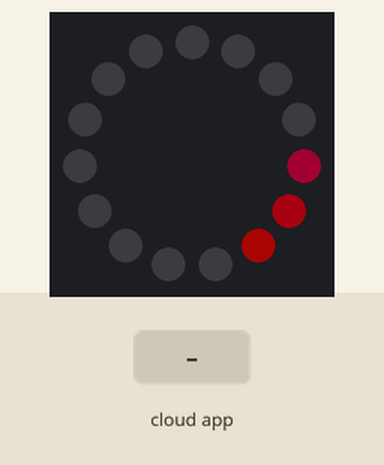
Simulated run of this sketch. Board: ESP32. Shown: 15 RGB LEDs in a ring, first at the top, clockwise. The test bench sets the inputs (shaded band). Dim RGB values are drawn brighter than linear; the RemoteXY app is connected.

Above: at 1.2 s.
1.3 s: the phone or cloud app sets animationSelect2 to 2
At 1.7 s:
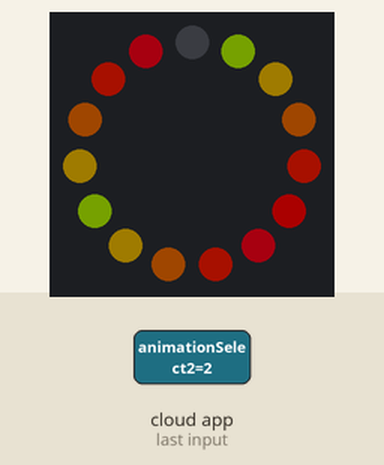
3.9 s: the phone or cloud app sets speedSlider to 0
At 3.95 s:
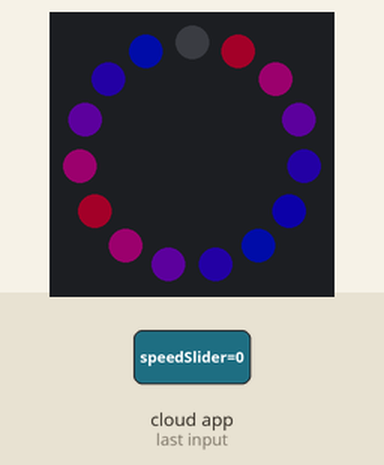
6.0 s: the phone or cloud app sets animationSelect1 to 1
At 7.5 s:
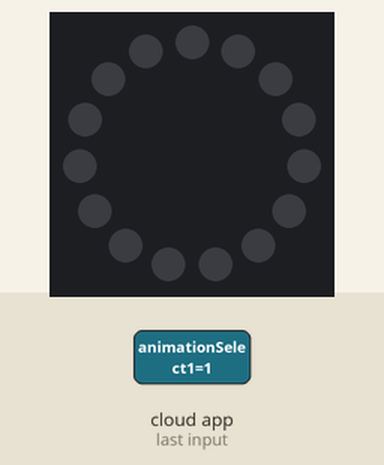
7.9 s: the phone or cloud app sets cycleTimeSlider to 0
At 8.1 s:
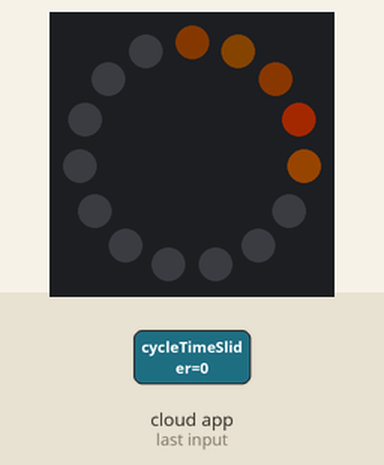
10.9 s: the phone or cloud app sets animationSelect2 to 0
At 10.96 s:
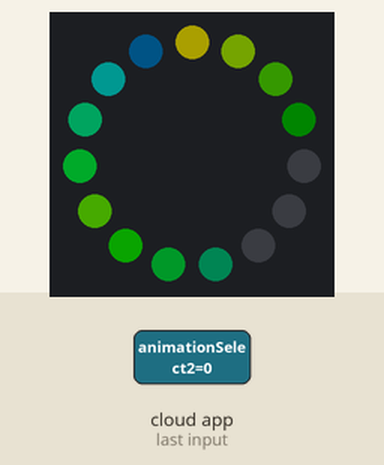
12.7 s: the phone or cloud app sets cycleSwitch to 0
At 13.07 s:
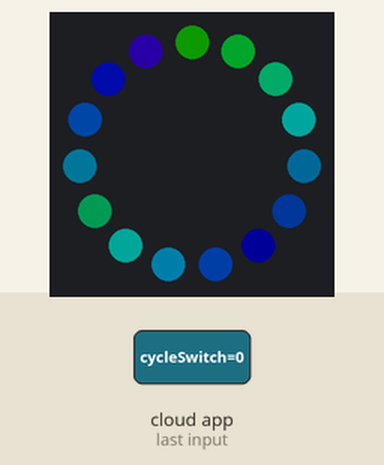

The sketch:

spokes.ino
```cpp
// DOIT ESP32 DevKit v1
// Note that this sketch is too big to fit in normally program storage space. DOIT ESP32 DevKit v1
// only has 128 KiB of space, but you can change the partition size to get it to fit. To do that,
// you need to change the board type to ESP32 Dev Module. You'll also need to change some upload
// parameters:
// Upload speed: 921600
// Flash frequency: 80 MHz
// Partition scheme: Huge APP
// CPU: 80 MHz? It got hot at 240

#define REMOTEXY_MODE__ESP32CORE_BLE
#include <BLEDevice.h>
#include <FastLED.h>
#include <RemoteXY.h>

#include "animations.hpp"

// RemoteXY connection settings
#define REMOTEXY_BLUETOOTH_NAME "spokes"

#pragma pack(push, 1)
uint8_t RemoteXY_CONF[] =   // 505 bytes
  { 255,10,0,0,0,242,1,16,24,1,129,0,10,3,14,3,17,79,117,116,
  101,114,32,104,117,101,0,129,0,10,7,17,3,17,79,117,116,101,114,32,
  114,105,112,112,108,101,0,129,0,10,11,7,3,17,79,114,98,105,116,0,
  129,0,10,15,16,3,17,84,114,105,97,100,32,111,114,98,105,116,115,0,
  129,0,10,19,19,3,17,66,108,117,114,114,101,100,32,115,112,105,114,97,
  108,0,129,0,10,23,27,3,17,66,108,117,114,114,101,100,32,115,112,105,
  114,97,108,32,104,117,101,115,0,129,0,10,27,30,3,17,70,97,100,105,
  110,103,32,114,105,110,103,115,0,129,0,10,31,19,3,17,67,111,109,101,
  116,115,32,115,104,111,114,116,0,129,0,10,35,18,3,17,67,111,109,101,
  116,115,32,108,111,110,103,0,3,10,3,2,4,40,2,26,3,5,3,42,
  4,20,2,26,129,0,10,43,27,3,17,79,117,116,119,97,114,100,32,114,
  105,112,112,108,101,32,104,117,101,0,129,0,10,47,18,3,17,83,105,110,
  103,108,101,32,115,112,105,114,97,108,0,129,0,10,55,18,3,17,79,117,
  116,119,97,114,100,32,104,117,101,0,129,0,10,59,16,3,17,73,110,119,
  97,114,100,32,104,117,101,0,2,1,42,2,18,7,2,26,31,31,67,121,
  99,108,101,0,83,105,110,103,108,101,0,129,0,3,72,21,4,17,66,114,
  105,103,104,116,110,101,115,115,0,129,0,4,77,20,4,17,67,121,99,108,
  101,32,116,105,109,101,0,4,128,26,71,32,5,2,26,4,128,26,76,32,
  5,2,26,129,0,12,82,12,4,17,83,112,101,101,100,0,4,128,26,81,
  32,5,2,26,6,0,41,29,20,20,2,26,129,0,10,51,11,3,17,83,
  112,105,114,97,108,0,129,0,10,39,21,3,17,79,117,116,119,97,114,100,
  32,114,105,112,112,108,101,0,3,4,40,11,4,16,2,26,129,0,46,12,
  13,3,17,65,110,105,109,97,116,105,111,110,115,0,129,0,46,16,11,3,
  17,65,108,108,32,115,111,108,105,100,0,129,0,46,20,13,3,17,82,105,
  109,32,115,111,108,105,100,0,129,0,46,24,13,3,17,66,108,117,101,116,
  111,111,116,104,0 };

// this structure defines all the variables and events of your control interface
struct {

  // input variables
  uint8_t animationSelect1; // =0 if select position A, =1 if position B, =2 if position C, ...
  uint8_t animationSelect2; // =0 if select position A, =1 if position B, =2 if position C, ...
  uint8_t cycleSwitch; // =1 if switch ON and =0 if OFF
  int8_t brightnessSlider; // =0..100 slider position
  int8_t cycleTimeSlider; // =0..100 slider position
  int8_t speedSlider; // =0..100 slider position
  uint8_t rgb_r; // =0..255 Red color value
  uint8_t rgb_g; // =0..255 Green color value
  uint8_t rgb_b; // =0..255 Blue color value
  uint8_t solidSelect; // =0 if select position A, =1 if position B, =2 if position C, ...

  // other variable
  uint8_t connect_flag;  // =1 if wire connected, else =0

} RemoteXY;
#pragma pack(pop)

const int LED_PIN = 4;

CRGB leds[LED_COUNT];

int (* const animations[])() = {
  outerHue,
  outerRipple,
  // pendulum,  // The pendulum animation is boring
  orbit,
  triadOrbits,
  blurredSpiral,
  blurredSpiralHues,
  fadingRainbowRings,
  cometsShort,
  comets,
  outwardRipple,
  outwardRippleHue,
  singleSpiral,
  spiral,
  fastOutwardHue,
  fastInwardHue
};

void setup() {
  pinMode(LED_PIN, OUTPUT);
  FastLED.addLeds<WS2812B, LED_PIN, GRB>(leds, LED_COUNT).setCorrection(TypicalLEDStrip);
  FastLED.setBrightness(15);  // TODO: Change this back to 64
  FastLED.clear();
  FastLED.setMaxPowerInVoltsAndMilliamps(5, 300);

  // Some animations look bad when first called but then settle down, so just
  // call each animation a few times to let them settle
  for (unsigned int i = 0; i < COUNT_OF(animations); ++i) {
    for (int j = 0; j < 20; ++j) {
      animations[i]();
    }
  }

  RemoteXY_Init();
  RemoteXY.brightnessSlider = 15;
  RemoteXY.cycleTimeSlider = 50;
  RemoteXY.speedSlider = 25;
  RemoteXY.solidSelect = 0;
  RemoteXY.cycleSwitch = 1;
  RemoteXY_Handler();
}

void loop() {
  const int minBrightness = 10;
  const decltype(millis()) minAnimationTime_ms = 5000;
  const decltype(millis()) maxAnimationTime_ms = 60000;

  static decltype(millis()) animationStart_ms = 0;
  static int animationIndex = 0;
  static uint8_t previousAnimationSelect1 = 0, previousAnimationSelect2 = 0;

  FastLED.clear();
  decltype(millis()) delayInterval_ms = 50;
  switch (RemoteXY.solidSelect) {
    case 0: // Animations
      {
        const float multiplier = 20.0f / (static_cast<float>(RemoteXY.speedSlider) + 5.0f);
        delayInterval_ms = animations[animationIndex]() * multiplier;
        break;
      }
    case 1: // All solid
      fill_solid(leds, LED_COUNT, CRGB(RemoteXY.rgb_r, RemoteXY.rgb_g, RemoteXY.rgb_b));
      break;
    case 2: // Rim solid
      for (int spoke = 0; spoke < SPOKE_COUNT; ++spoke) {
        setLed(RING_COUNT - 1, spoke, RemoteXY.rgb_r, RemoteXY.rgb_g, RemoteXY.rgb_b);
      }
      break;
  }
  FastLED.show();
  const auto start = millis();
  while (millis() < start + delayInterval_ms) {
    RemoteXY_Handler();
  }

  // Handle the app changes
  if (previousAnimationSelect1 != RemoteXY.animationSelect1) {
    animationIndex =  RemoteXY.animationSelect1;
  } else if (previousAnimationSelect2 != RemoteXY.animationSelect2) {
    animationIndex =  RemoteXY.animationSelect2 + 10;
  }
  previousAnimationSelect1 = RemoteXY.animationSelect1;
  previousAnimationSelect2 = RemoteXY.animationSelect2;

  const decltype(millis()) animationDuration_ms = RemoteXY.cycleTimeSlider * (maxAnimationTime_ms - minAnimationTime_ms) / 100 + minAnimationTime_ms;
  if (RemoteXY.cycleSwitch == 1) {
    if (millis() > animationStart_ms + animationDuration_ms) {
      animationIndex = (animationIndex + 1) % COUNT_OF(animations);
      animationStart_ms = millis();
    }
  } else {
    // If we're not cycling, just keep resetting the start time
    animationStart_ms = millis();
  }

  FastLED.setBrightness(RemoteXY.brightnessSlider * (255 - minBrightness) / 100 + minBrightness);
}
```

animations.hpp
```cpp
#ifndef ANIMATIONS_HPP
#define ANIMATIONS_HPP

#include <cstdint>

#define COUNT_OF(x) ((sizeof(x) / sizeof(0 [x])))

const int LED_COUNT = 15;  // TODO: Change this back to 50
// The outer ring has 18, but the inner ones only have 9
const int SPOKE_COUNT = 18;
const int RING_COUNT = 5;
// TODO: Uncomment this
//static_assert(SPOKE_COUNT / 2 * RING_COUNT + RING_COUNT == LED_COUNT);

void setLed(int ring, int spoke, std::uint8_t red, std::uint8_t green, std::uint8_t blue);
void setLedHue(int ring, int spoke, std::uint8_t hue);
void hsvToRgb(std::uint8_t hue, std::uint8_t saturation, std::uint8_t value, std::uint8_t *red,
              std::uint8_t *green, std::uint8_t *blue);

int lightAll();
int spinSingle();
int fastOutwardHue();
int fastInwardHue();
int spiral();
int outwardRipple();
int outwardRippleHue();
int singleSpiral();
int blurredSpiral();
int blurredSpiralHues();
int orbit();
int triadOrbits();
//int pendulum();  // This animation sucks
int comets();
int cometsShort();
int fadingRainbowRings();
int outerHue();
int outerRipple();

#endif
```

Source omitted: animations.cpp (14107 bytes)

Measured:
- after the input at 1.3 s, the LEDs: change after 0.26 s (image 1)
- after the input at 6.0 s, the LEDs: first change at once (image 3 shows a later state)
- after the input at 7.9 s, the LEDs: change after 0.12 s (image 4)
- after the input at 10.9 s, the LEDs: change at once (image 5)
